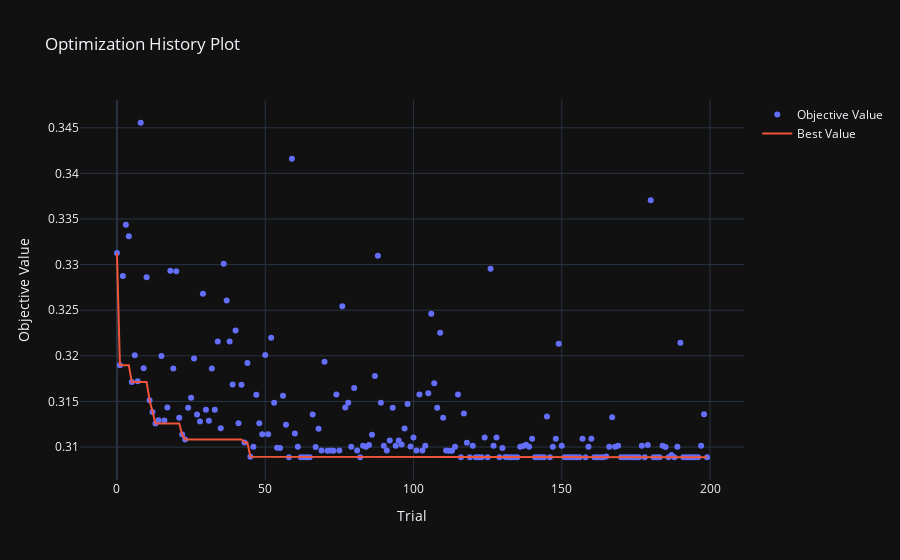

Here is the notebook cell this chart was saved with:
### Code cell
fig = plot_optimization_history(study_rf)
fig.show()

### Figure 1 — Plotly figure (JSON) as saved in the notebook; plotly's stock layout.template omitted (floating-point values rounded to 4 significant figures; data arrays with more than 128 entries replaced by an {"elided": "..."} marker saying what was removed)
{"data": [{"mode": "markers", "name": "Objective Value", "type": "scatter", "x": {"elided": "200 int values"}, "y": {"elided": "200 float values"}}, {"mode": "lines", "name": "Best Value", "type": "scatter", "x": {"elided": "200 int values"}, "y": {"elided": "200 float values"}}, {"marker": {"color": "#cccccc"}, "mode": "markers", "name": "Infeasible Trial", "showlegend": false, "type": "scatter", "x": [], "y": []}], "layout": {"title": {"text": "Optimization History Plot"}, "xaxis": {"title": {"text": "Trial"}}, "yaxis": {"title": {"text": "Objective Value"}}}}
